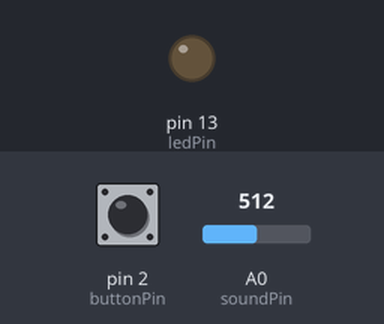
Bench run of a sketch on a simulated Arduino Uno, built with avr-gcc and run on an emulated ATmega328P. Shown: output pins drawn as LEDs (lit = HIGH). Inputs (shaded band) come from the test bench; at power-on: pin 2 (buttonPin) HIGH, A0 (soundPin) = 512.

Above: at 1.2 s.
1.3 s: pin 2 (buttonPin) pulled LOW for 0.15 s
At 2.1 s:
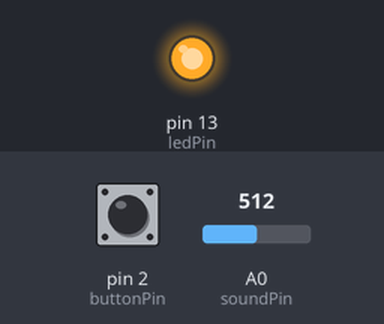
6.5 s: pin 2 (buttonPin) pulled LOW for 1 s
At 7.3 s:
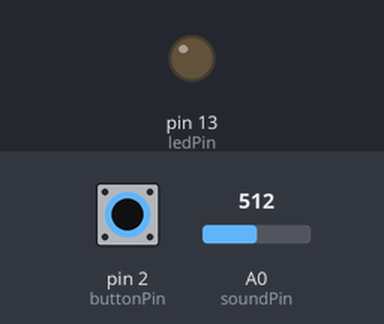
9.0 s: pin 2 (buttonPin) pulled LOW for 3.2 s
At 10.3 s:
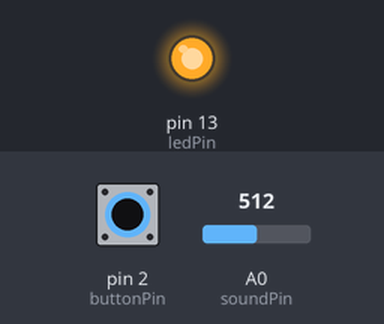
Timing chart, 0 to 12.0 s (numbered marks = the images above; inputs shaded):
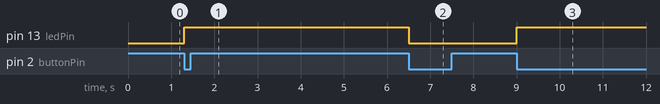

Measured:
- after the input at 1.3 s, pin 13 (ledPin): LOW → HIGH at once
- after the input at 6.5 s, pin 13 (ledPin): HIGH → LOW at once
- after the input at 9.0 s, pin 13 (ledPin): LOW → HIGH at once

The sketch:

NEDCStorage.ino
```cpp
const int  buttonPin = 2;    // the pin that the pushbutton is attached to
const int ledPin = 13;  // LED that signifies when recording is occurring (on = recording)
const int soundPin = A0; // Analog pin connected to audio output of amplified sound from the microphone piece of the smart hearing aid
int count = 0; // For formatting purposes
int num = 0;   // Random number generator to test serial output to text file capabilities with PuTTY
bool on = false;  // Recording is on or off
bool pressed = false;  // Controls functions when button is pressed

void setup() {
  Serial.begin(9600);
  pinMode(buttonPin, INPUT);
  pinMode(ledPin, OUTPUT);
}

void loop() {

  // If the button is pressed and the recorder is off
  if(digitalRead(buttonPin) == LOW && pressed == false){
    on = !on;
    pressed = true;
  }

  // If the button isn't pressed, pressed = false
  if(digitalRead(buttonPin) == HIGH){
    pressed = false;
  }

  if(on){

    digitalWrite(ledPin, HIGH);  // Turn on the LED

    //num = random(0, 255);  // Random number generator testing

    // Output audio data detected by analog pin A0
    Serial.println(analogRead(soundPin) + " ");

    // Increment counter for how many numbers have been inputted
    count++;

    //Serial.print(String(num) + " ");  // Printing for RNG testing

    // New line if 50 numbers have been outputted
    if(count % 50 == 0){
      Serial.println();
    }

  }

  else{
    digitalWrite(ledPin, LOW);  // If the button isn't pressed, turn off the LED
  }

}
```
